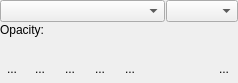
<?xml version="1.0" encoding="UTF-8"?>
<ui version="4.0">
 <class>WdgLayerBox</class>
 <widget class="QWidget" name="WdgLayerBox">
  <property name="geometry">
   <rect>
    <x>0</x>
    <y>0</y>
    <width>238</width>
    <height>83</height>
   </rect>
  </property>
  <layout class="QVBoxLayout" name="verticalLayout">
   <property name="spacing">
    <number>1</number>
   </property>
   <property name="leftMargin">
    <number>0</number>
   </property>
   <property name="topMargin">
    <number>0</number>
   </property>
   <property name="rightMargin">
    <number>0</number>
   </property>
   <property name="bottomMargin">
    <number>0</number>
   </property>
   <item>
    <layout class="QHBoxLayout" name="hbox2">
     <property name="leftMargin">
      <number>0</number>
     </property>
     <property name="topMargin">
      <number>0</number>
     </property>
     <property name="rightMargin">
      <number>0</number>
     </property>
     <property name="bottomMargin">
      <number>0</number>
     </property>
     <item>
      <widget class="KisCompositeOpComboBox" name="cmbComposite">
       <property name="sizePolicy">
        <sizepolicy hsizetype="MinimumExpanding" vsizetype="Fixed">
         <horstretch>0</horstretch>
         <verstretch>0</verstretch>
        </sizepolicy>
       </property>
       <property name="toolTip">
        <string>Blending Mode</string>
       </property>
       <property name="whatsThis">
        <string>Select the blending mode for the layer.</string>
       </property>
      </widget>
     </item>
     <item>
      <widget class="KisColorFilterCombo" name="cmbFilter"/>
     </item>
    </layout>
   </item>
   <item>
    <layout class="QHBoxLayout" name="opacityLayout" stretch="0,0">
     <property name="topMargin">
      <number>0</number>
     </property>
     <property name="bottomMargin">
      <number>0</number>
     </property>
     <item>
      <widget class="QLabel" name="opacityLabel">
       <property name="text">
        <string>Opacity:</string>
       </property>
      </widget>
     </item>
     <item>
      <widget class="KisDoubleSliderSpinBox" name="doubleOpacity" native="true">
       <property name="sizePolicy">
        <sizepolicy hsizetype="MinimumExpanding" vsizetype="Minimum">
         <horstretch>0</horstretch>
         <verstretch>0</verstretch>
        </sizepolicy>
       </property>
       <property name="toolTip">
        <string>Layer Opacity</string>
       </property>
       <property name="whatsThis">
        <string>Adjust the transparency of the layer</string>
       </property>
      </widget>
     </item>
    </layout>
   </item>
   <item>
    <layout class="QHBoxLayout" name="horizontalLayout">
     <item>
      <widget class="KisNodeView" name="listLayers" native="true">
       <property name="sizePolicy">
        <sizepolicy hsizetype="MinimumExpanding" vsizetype="Expanding">
         <horstretch>0</horstretch>
         <verstretch>0</verstretch>
        </sizepolicy>
       </property>
      </widget>
     </item>
    </layout>
   </item>
   <item>
    <layout class="QHBoxLayout" name="hbox1" stretch="0,0,0,0,0,1,0">
     <property name="spacing">
      <number>2</number>
     </property>
     <property name="topMargin">
      <number>0</number>
     </property>
     <item>
      <widget class="KisToolButton" name="bnAdd">
       <property name="minimumSize">
        <size>
         <width>0</width>
         <height>28</height>
        </size>
       </property>
       <property name="maximumSize">
        <size>
         <width>16777215</width>
         <height>28</height>
        </size>
       </property>
       <property name="text">
        <string>...</string>
       </property>
       <property name="autoRaise">
        <bool>true</bool>
       </property>
      </widget>
     </item>
     <item>
      <widget class="QToolButton" name="bnDuplicate">
       <property name="minimumSize">
        <size>
         <width>28</width>
         <height>28</height>
        </size>
       </property>
       <property name="toolTip">
        <string>Duplicate layer or mask</string>
       </property>
       <property name="text">
        <string>...</string>
       </property>
       <property name="iconSize">
        <size>
         <width>22</width>
         <height>22</height>
        </size>
       </property>
       <property name="autoRaise">
        <bool>true</bool>
       </property>
      </widget>
     </item>
     <item>
      <widget class="QToolButton" name="bnLower">
       <property name="minimumSize">
        <size>
         <width>28</width>
         <height>28</height>
        </size>
       </property>
       <property name="toolTip">
        <string>Move layer or mask down</string>
       </property>
       <property name="text">
        <string>...</string>
       </property>
       <property name="iconSize">
        <size>
         <width>22</width>
         <height>22</height>
        </size>
       </property>
       <property name="autoRaise">
        <bool>true</bool>
       </property>
      </widget>
     </item>
     <item>
      <widget class="QToolButton" name="bnRaise">
       <property name="minimumSize">
        <size>
         <width>28</width>
         <height>28</height>
        </size>
       </property>
       <property name="toolTip">
        <string>Move layer or mask up</string>
       </property>
       <property name="text">
        <string>...</string>
       </property>
       <property name="iconSize">
        <size>
         <width>22</width>
         <height>22</height>
        </size>
       </property>
       <property name="autoRaise">
        <bool>true</bool>
       </property>
      </widget>
     </item>
     <item>
      <widget class="QToolButton" name="bnProperties">
       <property name="minimumSize">
        <size>
         <width>28</width>
         <height>28</height>
        </size>
       </property>
       <property name="toolTip">
        <string>View or change the layer properties</string>
       </property>
       <property name="text">
        <string>...</string>
       </property>
       <property name="iconSize">
        <size>
         <width>22</width>
         <height>22</height>
        </size>
       </property>
       <property name="autoRaise">
        <bool>true</bool>
       </property>
      </widget>
     </item>
     <item>
      <spacer name="spacer">
       <property name="orientation">
        <enum>Qt::Horizontal</enum>
       </property>
       <property name="sizeType">
        <enum>QSizePolicy::Expanding</enum>
       </property>
       <property name="sizeHint" stdset="0">
        <size>
         <width>0</width>
         <height>28</height>
        </size>
       </property>
      </spacer>
     </item>
     <item>
      <widget class="QToolButton" name="bnDelete">
       <property name="minimumSize">
        <size>
         <width>28</width>
         <height>28</height>
        </size>
       </property>
       <property name="toolTip">
        <string>Delete the layer or mask</string>
       </property>
       <property name="text">
        <string>...</string>
       </property>
       <property name="iconSize">
        <size>
         <width>22</width>
         <height>22</height>
        </size>
       </property>
       <property name="autoRaise">
        <bool>true</bool>
       </property>
      </widget>
     </item>
    </layout>
   </item>
  </layout>
 </widget>
 <customwidgets>
  <customwidget>
   <class>KisCompositeOpComboBox</class>
   <extends>QComboBox</extends>
   <header>widgets/kis_cmb_composite.h</header>
  </customwidget>
  <customwidget>
   <class>KisDoubleSliderSpinBox</class>
   <extends>QWidget</extends>
   <header>kis_slider_spin_box.h</header>
  </customwidget>
  <customwidget>
   <class>KisNodeView</class>
   <extends></extends>
   <header location="global">KisNodeView.h</header>
  </customwidget>
  <customwidget>
   <class>KisToolButton</class>
   <extends>QToolButton</extends>
   <header>kis_tool_button.h</header>
  </customwidget>
  <customwidget>
   <class>KisColorFilterCombo</class>
   <extends>QComboBox</extends>
   <header>kis_color_filter_combo.h</header>
  </customwidget>
 </customwidgets>
 <tabstops>
  <tabstop>cmbComposite</tabstop>
  <tabstop>bnDuplicate</tabstop>
  <tabstop>bnLower</tabstop>
  <tabstop>bnRaise</tabstop>
  <tabstop>bnProperties</tabstop>
  <tabstop>bnDelete</tabstop>
 </tabstops>
 <resources/>
 <connections/>
</ui>
